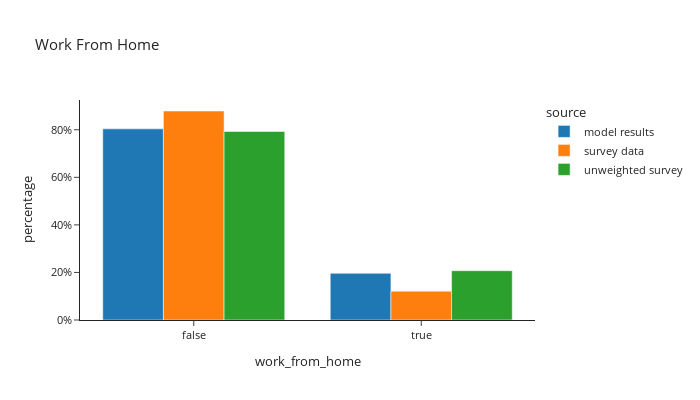

The notebook cell this image was saved under:
### Markdown cell above
## Work From Home

### Code cell
df_plot = per_data.groupby(['source','work_from_home'])['person_weight'].sum().reset_index()

df_plot['percentage'] = df_plot.groupby(['source'], group_keys=False)['person_weight']. \
    apply(lambda x: x / float(x.sum()))
df_plot['source'] = df_plot['source'].astype(pd.CategoricalDtype(['model results', 'survey data', 'unweighted survey']))

fig = px.bar(df_plot.sort_values(by=['source']), x="work_from_home", y="percentage", color="source",
             barmode="group",template="simple_white",
             title="Work From Home")
fig.update_layout(height=400, width=700, font=dict(size=11), yaxis_tickformat = '.0%')
fig.show()

### Figure 1 — Plotly figure (JSON) as saved in the notebook; plotly's stock layout.template omitted (floating-point values rounded to 4 significant figures)
{"data": [{"alignmentgroup": "True", "hovertemplate": "source=model results<br>work_from_home=%{x}<br>percentage=%{y}<extra></extra>", "legendgroup": "model results", "marker": {"color": "#1F77B4", "pattern": {"shape": ""}}, "name": "model results", "offsetgroup": "model results", "orientation": "v", "showlegend": true, "textposition": "auto", "type": "bar", "x": [false, true], "xaxis": "x", "y": [0.8037, 0.1963], "yaxis": "y"}, {"alignmentgroup": "True", "hovertemplate": "source=survey data<br>work_from_home=%{x}<br>percentage=%{y}<extra></extra>", "legendgroup": "survey data", "marker": {"color": "#FF7F0E", "pattern": {"shape": ""}}, "name": "survey data", "offsetgroup": "survey data", "orientation": "v", "showlegend": true, "textposition": "auto", "type": "bar", "x": [false, true], "xaxis": "x", "y": [0.8789, 0.1211], "yaxis": "y"}, {"alignmentgroup": "True", "hovertemplate": "source=unweighted survey<br>work_from_home=%{x}<br>percentage=%{y}<extra></extra>", "legendgroup": "unweighted survey", "marker": {"color": "#2CA02C", "pattern": {"shape": ""}}, "name": "unweighted survey", "offsetgroup": "unweighted survey", "orientation": "v", "showlegend": true, "textposition": "auto", "type": "bar", "x": [false, true], "xaxis": "x", "y": [0.7927, 0.2073], "yaxis": "y"}], "layout": {"barmode": "group", "font": {"size": 11}, "height": 400, "legend": {"title": {"text": "source"}, "tracegroupgap": 0}, "title": {"text": "Work From Home"}, "width": 700, "xaxis": {"anchor": "y", "domain": [0.0, 1.0], "title": {"text": "work_from_home"}}, "yaxis": {"anchor": "x", "domain": [0.0, 1.0], "tickformat": ".0%", "title": {"text": "percentage"}}}}
